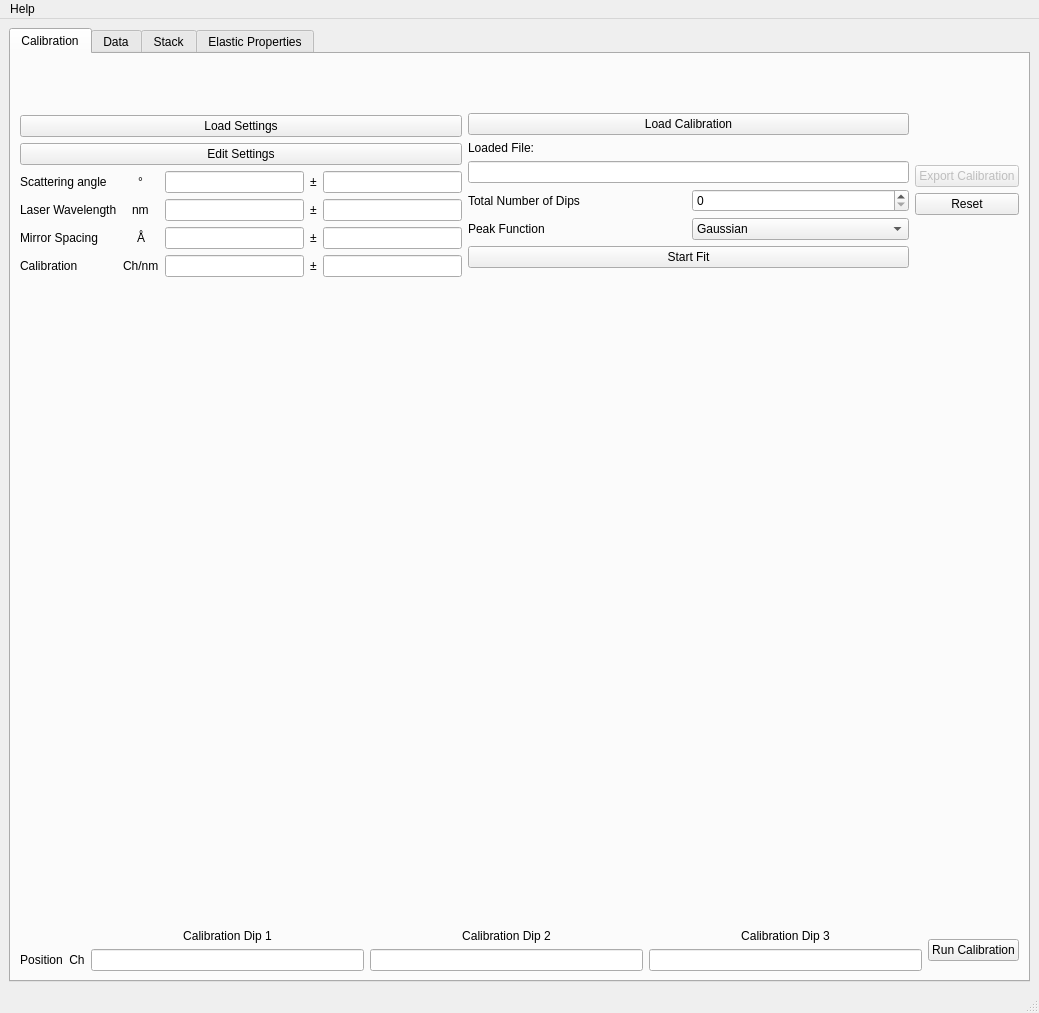
<?xml version="1.0" encoding="UTF-8"?>
<ui version="4.0">
 <class>MainWindow</class>
 <widget class="QMainWindow" name="MainWindow">
  <property name="geometry">
   <rect>
    <x>0</x>
    <y>0</y>
    <width>1039</width>
    <height>1013</height>
   </rect>
  </property>
  <property name="windowTitle">
   <string>BrillouinView 1.0.0 - 2025</string>
  </property>
  <widget class="QWidget" name="centralwidget">
   <layout class="QVBoxLayout" name="verticalLayout_2">
    <item>
     <widget class="QTabWidget" name="tabWidget">
      <property name="currentIndex">
       <number>0</number>
      </property>
      <widget class="QWidget" name="tab_calibration">
       <attribute name="title">
        <string>Calibration</string>
       </attribute>
       <layout class="QVBoxLayout" name="verticalLayout_3">
        <item>
         <layout class="QVBoxLayout" name="tab_calibration_top">
          <property name="spacing">
           <number>6</number>
          </property>
          <property name="topMargin">
           <number>0</number>
          </property>
          <property name="bottomMargin">
           <number>0</number>
          </property>
          <item>
           <layout class="QHBoxLayout" name="settings">
            <item>
             <layout class="QVBoxLayout" name="left">
              <item>
               <spacer name="verticalSpacer_5">
                <property name="orientation">
                 <enum>Qt::Vertical</enum>
                </property>
                <property name="sizeHint" stdset="0">
                 <size>
                  <width>20</width>
                  <height>40</height>
                 </size>
                </property>
               </spacer>
              </item>
              <item>
               <widget class="QPushButton" name="button_calibration_load_settings">
                <property name="text">
                 <string>Load Settings</string>
                </property>
               </widget>
              </item>
              <item>
               <widget class="QPushButton" name="button_edit_settings">
                <property name="text">
                 <string>Edit Settings</string>
                </property>
               </widget>
              </item>
              <item>
               <layout class="QGridLayout" name="gridLayout">
                <item row="2" column="1" alignment="Qt::AlignHCenter">
                 <widget class="QLabel" name="label_7">
                  <property name="text">
                   <string>Å</string>
                  </property>
                 </widget>
                </item>
                <item row="1" column="3">
                 <widget class="QLabel" name="label_15">
                  <property name="text">
                   <string>±</string>
                  </property>
                 </widget>
                </item>
                <item row="2" column="3">
                 <widget class="QLabel" name="label_16">
                  <property name="text">
                   <string>±</string>
                  </property>
                 </widget>
                </item>
                <item row="1" column="1" alignment="Qt::AlignHCenter">
                 <widget class="QLabel" name="label_6">
                  <property name="text">
                   <string>nm</string>
                  </property>
                 </widget>
                </item>
                <item row="3" column="2">
                 <widget class="QLineEdit" name="le_calibration">
                  <property name="readOnly">
                   <bool>true</bool>
                  </property>
                 </widget>
                </item>
                <item row="2" column="0">
                 <widget class="QLabel" name="label_3">
                  <property name="text">
                   <string>Mirror Spacing</string>
                  </property>
                 </widget>
                </item>
                <item row="0" column="3">
                 <widget class="QLabel" name="label_14">
                  <property name="text">
                   <string>±</string>
                  </property>
                 </widget>
                </item>
                <item row="1" column="0">
                 <widget class="QLabel" name="label">
                  <property name="toolTip">
                   <string>&lt;html&gt;&lt;head/&gt;&lt;body&gt;&lt;p&gt;Laserwavelength of the exitation laser used in the experiment. &lt;/p&gt;&lt;/body&gt;&lt;/html&gt;</string>
                  </property>
                  <property name="text">
                   <string>Laser Wavelength</string>
                  </property>
                 </widget>
                </item>
                <item row="3" column="3">
                 <widget class="QLabel" name="label_17">
                  <property name="text">
                   <string>±</string>
                  </property>
                 </widget>
                </item>
                <item row="1" column="2">
                 <widget class="QLineEdit" name="le_wavelength">
                  <property name="readOnly">
                   <bool>true</bool>
                  </property>
                 </widget>
                </item>
                <item row="1" column="4">
                 <widget class="QLineEdit" name="le_wavelength_unc">
                  <property name="readOnly">
                   <bool>true</bool>
                  </property>
                 </widget>
                </item>
                <item row="3" column="4">
                 <widget class="QLineEdit" name="le_calibration_unc">
                  <property name="readOnly">
                   <bool>true</bool>
                  </property>
                 </widget>
                </item>
                <item row="0" column="2">
                 <widget class="QLineEdit" name="le_angle">
                  <property name="enabled">
                   <bool>true</bool>
                  </property>
                  <property name="readOnly">
                   <bool>true</bool>
                  </property>
                 </widget>
                </item>
                <item row="3" column="0">
                 <widget class="QLabel" name="label_4">
                  <property name="text">
                   <string>Calibration</string>
                  </property>
                 </widget>
                </item>
                <item row="2" column="4">
                 <widget class="QLineEdit" name="le_spacing_unc">
                  <property name="readOnly">
                   <bool>true</bool>
                  </property>
                 </widget>
                </item>
                <item row="2" column="2">
                 <widget class="QLineEdit" name="le_spacing">
                  <property name="readOnly">
                   <bool>true</bool>
                  </property>
                 </widget>
                </item>
                <item row="0" column="1" alignment="Qt::AlignHCenter">
                 <widget class="QLabel" name="label_5">
                  <property name="text">
                   <string>°</string>
                  </property>
                 </widget>
                </item>
                <item row="3" column="1" alignment="Qt::AlignHCenter">
                 <widget class="QLabel" name="label_8">
                  <property name="text">
                   <string>Ch/nm</string>
                  </property>
                 </widget>
                </item>
                <item row="0" column="4">
                 <widget class="QLineEdit" name="le_angle_unc">
                  <property name="readOnly">
                   <bool>true</bool>
                  </property>
                 </widget>
                </item>
                <item row="0" column="0">
                 <widget class="QLabel" name="label_2">
                  <property name="text">
                   <string>Scattering angle</string>
                  </property>
                 </widget>
                </item>
                <item row="4" column="2">
                 <spacer name="verticalSpacer_6">
                  <property name="orientation">
                   <enum>Qt::Vertical</enum>
                  </property>
                  <property name="sizeHint" stdset="0">
                   <size>
                    <width>20</width>
                    <height>40</height>
                   </size>
                  </property>
                 </spacer>
                </item>
               </layout>
              </item>
             </layout>
            </item>
            <item>
             <layout class="QVBoxLayout" name="center">
              <item>
               <spacer name="verticalSpacer_2">
                <property name="orientation">
                 <enum>Qt::Vertical</enum>
                </property>
                <property name="sizeHint" stdset="0">
                 <size>
                  <width>20</width>
                  <height>40</height>
                 </size>
                </property>
               </spacer>
              </item>
              <item>
               <widget class="QPushButton" name="button_load_calibration">
                <property name="text">
                 <string>Load Calibration</string>
                </property>
               </widget>
              </item>
              <item>
               <widget class="QLabel" name="label_18">
                <property name="text">
                 <string>Loaded File:</string>
                </property>
               </widget>
              </item>
              <item>
               <widget class="QLineEdit" name="le_calibration_data"/>
              </item>
              <item>
               <layout class="QGridLayout" name="gridLayout_2">
                <property name="topMargin">
                 <number>0</number>
                </property>
                <item row="2" column="0">
                 <widget class="QLabel" name="label_9">
                  <property name="text">
                   <string>Peak Function</string>
                  </property>
                 </widget>
                </item>
                <item row="2" column="1">
                 <widget class="QComboBox" name="cBox_peakfunction">
                  <item>
                   <property name="text">
                    <string>Gaussian</string>
                   </property>
                  </item>
                 </widget>
                </item>
                <item row="0" column="0">
                 <widget class="QLabel" name="label_numpeaks">
                  <property name="text">
                   <string>Total Number of Dips</string>
                  </property>
                 </widget>
                </item>
                <item row="0" column="1">
                 <widget class="QSpinBox" name="sB_numpeaks"/>
                </item>
               </layout>
              </item>
              <item>
               <widget class="QPushButton" name="button_start_fit">
                <property name="text">
                 <string>Start Fit</string>
                </property>
               </widget>
              </item>
              <item>
               <spacer name="verticalSpacer">
                <property name="orientation">
                 <enum>Qt::Vertical</enum>
                </property>
                <property name="sizeHint" stdset="0">
                 <size>
                  <width>20</width>
                  <height>40</height>
                 </size>
                </property>
               </spacer>
              </item>
             </layout>
            </item>
            <item>
             <layout class="QVBoxLayout" name="right">
              <item>
               <spacer name="verticalSpacer_3">
                <property name="orientation">
                 <enum>Qt::Vertical</enum>
                </property>
                <property name="sizeHint" stdset="0">
                 <size>
                  <width>20</width>
                  <height>40</height>
                 </size>
                </property>
               </spacer>
              </item>
              <item>
               <widget class="QPushButton" name="button_export">
                <property name="enabled">
                 <bool>false</bool>
                </property>
                <property name="text">
                 <string>Export Calibration</string>
                </property>
               </widget>
              </item>
              <item>
               <widget class="QPushButton" name="button_reset">
                <property name="enabled">
                 <bool>true</bool>
                </property>
                <property name="text">
                 <string>Reset</string>
                </property>
               </widget>
              </item>
              <item>
               <spacer name="verticalSpacer_4">
                <property name="orientation">
                 <enum>Qt::Vertical</enum>
                </property>
                <property name="sizeHint" stdset="0">
                 <size>
                  <width>20</width>
                  <height>40</height>
                 </size>
                </property>
               </spacer>
              </item>
             </layout>
            </item>
           </layout>
          </item>
         </layout>
        </item>
        <item>
         <layout class="QVBoxLayout" name="tab_calibration_center">
          <item>
           <widget class="PlotWidget" name="graph" native="true">
            <property name="minimumSize">
             <size>
              <width>0</width>
              <height>600</height>
             </size>
            </property>
            <layout class="QVBoxLayout" name="verticalLayout"/>
           </widget>
          </item>
         </layout>
        </item>
        <item>
         <layout class="QVBoxLayout" name="tab_calibration_bottom">
          <property name="topMargin">
           <number>0</number>
          </property>
          <item>
           <layout class="QHBoxLayout" name="horizontalLayout">
            <property name="topMargin">
             <number>0</number>
            </property>
            <item>
             <layout class="QGridLayout" name="gridLayout_3">
              <item row="0" column="0">
               <layout class="QGridLayout" name="gridLayout_4">
                <item row="2" column="2">
                 <widget class="QLineEdit" name="le_pos_d1">
                  <property name="alignment">
                   <set>Qt::AlignCenter</set>
                  </property>
                  <property name="readOnly">
                   <bool>true</bool>
                  </property>
                 </widget>
                </item>
                <item row="2" column="3">
                 <widget class="QLineEdit" name="le_pos_d2">
                  <property name="alignment">
                   <set>Qt::AlignCenter</set>
                  </property>
                  <property name="readOnly">
                   <bool>true</bool>
                  </property>
                 </widget>
                </item>
                <item row="2" column="4">
                 <widget class="QLineEdit" name="le_pos_d3">
                  <property name="alignment">
                   <set>Qt::AlignCenter</set>
                  </property>
                  <property name="readOnly">
                   <bool>true</bool>
                  </property>
                 </widget>
                </item>
                <item row="2" column="1">
                 <widget class="QLabel" name="label_10">
                  <property name="text">
                   <string>Ch</string>
                  </property>
                  <property name="alignment">
                   <set>Qt::AlignCenter</set>
                  </property>
                 </widget>
                </item>
                <item row="2" column="0">
                 <widget class="QLabel" name="label_11">
                  <property name="text">
                   <string>Position</string>
                  </property>
                  <property name="alignment">
                   <set>Qt::AlignCenter</set>
                  </property>
                 </widget>
                </item>
                <item row="1" column="2">
                 <widget class="QLabel" name="label_12">
                  <property name="text">
                   <string>Calibration Dip 1</string>
                  </property>
                  <property name="alignment">
                   <set>Qt::AlignCenter</set>
                  </property>
                 </widget>
                </item>
                <item row="1" column="3">
                 <widget class="QLabel" name="label_13">
                  <property name="text">
                   <string>Calibration Dip 2</string>
                  </property>
                  <property name="alignment">
                   <set>Qt::AlignCenter</set>
                  </property>
                 </widget>
                </item>
                <item row="1" column="4">
                 <widget class="QLabel" name="label_19">
                  <property name="text">
                   <string>Calibration Dip 3</string>
                  </property>
                  <property name="alignment">
                   <set>Qt::AlignCenter</set>
                  </property>
                 </widget>
                </item>
               </layout>
              </item>
             </layout>
            </item>
            <item>
             <widget class="QPushButton" name="button_run_calibration">
              <property name="text">
               <string>Run Calibration</string>
              </property>
             </widget>
            </item>
           </layout>
          </item>
         </layout>
        </item>
       </layout>
      </widget>
      <widget class="QWidget" name="tab_data">
       <attribute name="title">
        <string>Data</string>
       </attribute>
      </widget>
      <widget class="QWidget" name="tab_stack">
       <attribute name="title">
        <string>Stack</string>
       </attribute>
      </widget>
      <widget class="QWidget" name="tab_elasticproperties">
       <attribute name="title">
        <string>Elastic Properties</string>
       </attribute>
      </widget>
     </widget>
    </item>
   </layout>
  </widget>
  <widget class="QMenuBar" name="menubar">
   <property name="geometry">
    <rect>
     <x>0</x>
     <y>0</y>
     <width>1039</width>
     <height>24</height>
    </rect>
   </property>
   <widget class="QMenu" name="menuHelp">
    <property name="title">
     <string>Help</string>
    </property>
   </widget>
   <addaction name="menuHelp"/>
  </widget>
  <widget class="QStatusBar" name="statusbar"/>
 </widget>
 <customwidgets>
  <customwidget>
   <class>PlotWidget</class>
   <extends>QWidget</extends>
   <header location="global">pyqtgraph</header>
   <container>1</container>
  </customwidget>
 </customwidgets>
 <resources/>
 <connections/>
</ui>
